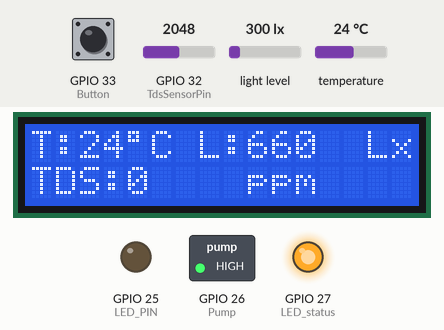
This program was run on a simulated ESP32. Shown: 16×2 character LCD, switched loads named in the program (green lamp = pin HIGH), output pins drawn as LEDs (lit = HIGH). Inputs (shaded band) come from the test bench; at power-on: temperature 24 °C, GPIO 32 (TdsSensorPin) = 2048, GPIO 33 (Button) HIGH, light level 300 lx. WiFi joins after 1.5 s; servers stay silent unless stated; the local clock reads 2024-03-15 10:24:30 at power-on unless the program sets it; what the program prints to the serial monitor is not drawn. At 19.4 s the program restarts the board; the recording ends there.

Above: at 3.2 s.
3.3 s: temperature set to 12 °C
At 5.8 s:
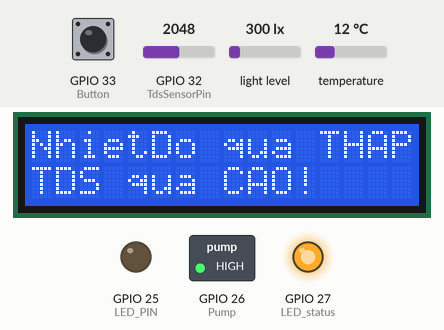
7.5 s: GPIO 32 (TdsSensorPin) set to 1228
At 9.0 s:
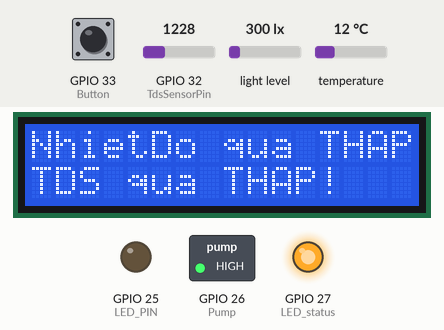
11.7 s: temperature set to 28 °C
At 13.1 s:
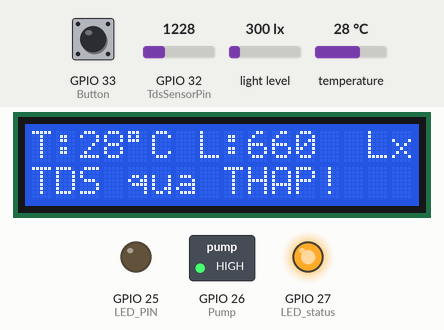
15.9 s: GPIO 33 (Button) pulled LOW for 3.2 s
At 19.17 s:
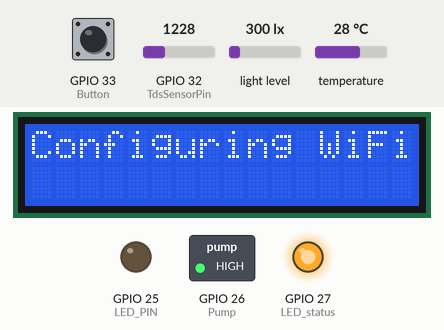
Timing chart, 0 to 19.4 s (numbered marks = the images above; inputs shaded):
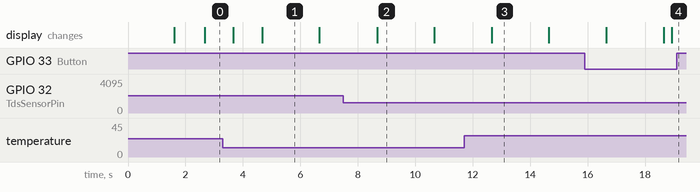

Measured:
- after the input at 3.3 s, the display: first changes after 0.37 s (image 1 shows a later state)
- after the input at 7.5 s, the display: changes after 1.2 s (image 2)
- after the input at 11.7 s, the display: changes after 0.97 s (image 3)
- after the input at 15.9 s, the display: first differs from a run without the input after 3.0 s (image 4)
- what the display in image 1 shows lasts 2.0 s, from 4.7 s to 6.7 s

The program:

main.cpp
```cpp
#define BLYNK_TEMPLATE_ID "TMPL6tsQEYh5R"
#define BLYNK_TEMPLATE_NAME "SmartHydroponics"
#define BLYNK_AUTH_TOKEN "1Gk9pz_X3QobbMETF3KLhchpeCupJxzG"

#include <Arduino.h>
#include <OneWire.h>
#include <DallasTemperature.h>
#include <BH1750.h>
#include <Wire.h>
#include <WiFi.h>
#include <WiFiManager.h>
#include <LiquidCrystal_I2C.h>
#include <BlynkSimpleEsp32.h>
#include <time.h>

#define NTP_SERVER  "pool.ntp.org"
#define UTC_OFFSET  (7 * 3600)   // GMT+7 cho Việt Nam
// =====================================================================
// --- CẤU HÌNH CHÂN (PIN DEFINITIONS) ---
// =====================================================================
#define TdsSensorPin  32
#define VREF          3.3
#define ADC_RES       4095.0
#define SCOUNT        30
#define LED_PIN       25
#define LED_status    27
#define Button        33
#define Pump          26
#define I2C_SDA       21
#define I2C_SCL       22
#define LIGHT_ON_HOUR   8    // Bật lúc 08:00
#define LIGHT_OFF_HOUR  16   // Tắt lúc 16:00 (4 giờ chiều)

// =====================================================================
// --- KHỞI TẠO ĐỐI TƯỢNG ---
// =====================================================================
WiFiManager wm;
const int oneWireBus = 4;
OneWire oneWire(oneWireBus);
DallasTemperature sensors(&oneWire);
BH1750 lightMeter;
LiquidCrystal_I2C lcd(0x27, 16, 2);
BlynkTimer timer;

// =====================================================================
// --- GIỚI HẠN CẢNH BÁO ---
// =====================================================================
const float MAX_TEMP = 29.0;
const float Min_TEMP = 22.0;
const int   MAX_TDS  = 1000;
const int   Min_TDS  = 600;
const float MIN_LUX  = 10000.0;
const float MAX_LUX  = 20000.0;

// =====================================================================
// --- BIẾN TRẠNG THÁI ---
// =====================================================================
bool  autoMode  = false;
bool  pumpState = false;
int   ledPwm    = 0;

// Buffer TDS
int   analogBuffer[SCOUNT];
int   analogBufferTemp[SCOUNT];
int   analogBufferIndex = 0;
float averageVoltage    = 0;
float tdsValue          = 0;
float temperature       = 0;
float luxValue          = 0;
float bu                = 0.02;
// Nút nhấn
unsigned long buttonPressStart = 0;
bool          buttonHolding    = false;

// Chu kỳ bơm tự động
bool          pumpRunning        = false;
unsigned long previousMillisPump = 0;
const long    intervalOn         = 10000UL;
const long    intervalOff        = 20000UL;

// Chống spam thông báo Blynk
unsigned long lastNotifyTime = 0;
const long    notifyInterval = 300000UL;

// Cache LCD
char prevHang0[17] = "";
char prevHang1[17] = "";
// Mode Auto/Manual
// =====================================================================
// --- THUẬT TOÁN LỌC TRUNG VỊ ---
// =====================================================================
int getMedianNum(int bArray[], int iFilterLen) {
  int bTab[SCOUNT];
  for (byte i = 0; i < iFilterLen; i++) bTab[i] = bArray[i];

  int bTemp;
  for (int j = 0; j < iFilterLen - 1; j++) {
    for (int i = 0; i < iFilterLen - j - 1; i++) {
      if (bTab[i] > bTab[i + 1]) {
        bTemp       = bTab[i];
        bTab[i]     = bTab[i + 1];
        bTab[i + 1] = bTemp;
      }
    }
  }
  if ((iFilterLen & 1) > 0)
    return bTab[(iFilterLen - 1) / 2];
  else
    return (bTab[iFilterLen / 2] + bTab[iFilterLen / 2 - 1]) / 2;
}

// =====================================================================
// --- TÍNH GIÁ TRỊ TDS ---
// =====================================================================
float tinhTDS(float voltage, float temp) {
  // Nếu cảm biến lỗi, giả định nước ở 25°C để giữ cho phép tính TDS ổn định
  if (temp == DEVICE_DISCONNECTED_C || temp <= 0) {
      temp = 25.0;
  }
  float compensationCoefficient = 1.0 + bu * (temp - 25.0);
  float compensationVoltage     = voltage / compensationCoefficient;
  float tds = (133.42 * pow(compensationVoltage, 3)
             - 255.86 * pow(compensationVoltage, 2)
             + 857.39 * compensationVoltage) * 0.5;
  return (tds < 0) ? 0 : tds;
}

// =====================================================================
// --- CẬP NHẬT TDS ---
// =====================================================================
void capnhatTDS() {
  static unsigned long analogSampleTimepoint = 0;
  if (millis() - analogSampleTimepoint > 40UL) {
    analogSampleTimepoint = millis();
    analogBuffer[analogBufferIndex] = analogRead(TdsSensorPin);
    analogBufferIndex++;
    if (analogBufferIndex == SCOUNT) analogBufferIndex = 0;
  }

  static unsigned long printTimepoint = 0;
  if (millis() - printTimepoint > 800UL) {
    printTimepoint = millis();
    for (int i = 0; i < SCOUNT; i++) analogBufferTemp[i] = analogBuffer[i];
    averageVoltage = getMedianNum(analogBufferTemp, SCOUNT) * VREF / ADC_RES;
    tdsValue       = tinhTDS(averageVoltage, temperature);
  }
}

// =====================================================================
// --- ĐIỀU KHIỂN BƠM TỰ ĐỘNG ---
// =====================================================================
void PumpAutoControl() {
  if (!autoMode) return;

  unsigned long currentMillis = millis();
  // Tính toán điều kiện môi trường an toàn
  bool envOK = (temperature >= Min_TEMP && temperature <= MAX_TEMP
                && tdsValue >= Min_TDS  && tdsValue <= MAX_TDS);

  if (pumpRunning) {
    // FIX: Nếu môi trường không còn an toàn HOẶC đã hết 10 giây thì dừng bơm ngay
    if (!envOK || (currentMillis - previousMillisPump >= intervalOn)) {
      pumpRunning        = false;
      pumpState          = false;
      previousMillisPump = currentMillis;
      digitalWrite(Pump, HIGH); // Tắt bơm

      if (!envOK) Serial.println("NGẮT KHẨN CẤP: Thông số vượt ngưỡng!");
      else Serial.println("Chu kỳ: TẮT BƠM (Hết 10s)");
      if (Blynk.connected()) Blynk.virtualWrite(V3, pumpState);
    }
  } else {
    // Chờ hết 20 giây nghỉ và môi trường phải OK mới được bật lại
    if (currentMillis - previousMillisPump >= intervalOff) {
      if (envOK) {
        pumpRunning        = true;
        pumpState          = true;
        previousMillisPump = currentMillis;
        digitalWrite(Pump, LOW); // Bật bơm
        Serial.println("Chu kỳ: BẬT BƠM");
        if (Blynk.connected()) Blynk.virtualWrite(V3, pumpState);
      }
    }
  }
}
// ==================== HÀM ĐỒNG BỘ HỜI GIAN ====================
void setupTime() {
  configTime(UTC_OFFSET, 0, NTP_SERVER);
  Serial.print("Đồng bộ NTP");

  unsigned long start = millis();
  while (time(nullptr) < 1577836800UL) {
    if (millis() - start >= 10000UL) {   // Timeout 10 giây
      Serial.println(" THẤT BẠI (sẽ thử lại sau)");
      return;
    }
    Serial.print(".");
    // Xử lý WiFi/yield trong lúc chờ, không block hệ thống
    yield();
    delay(200);  // ← vẫn cần delay nhỏ để NTP có thời gian phản hồi
  }
  Serial.println(" OK");
}
// ==================== HÀM KIỂM TRA KHUNG GIỜ ====================
bool isWithinSchedule() {
  time_t now = time(nullptr);
   // NTP chưa đồng bộ (time < năm 2020) → cho phép sáng mặc định
  if (now < 1577836800UL) {
    return true;
  }
  struct tm* t = localtime(&now);
  int hour = t->tm_hour;
  return (hour >= LIGHT_ON_HOUR && hour < LIGHT_OFF_HOUR);
}
// =====================================================================
// --- ĐIỀU CHỈNH ĐỘ SÁNG LED ---
// =====================================================================
void updateLedBrightness(float currentLux) {
  static int autoPwm = 0;
  const  int step    = 20;

  int pwmValue;
  // ── 1. Kiểm tra khung giờ ──────────────────────────
  if (autoMode && !isWithinSchedule()) {
    analogWrite(LED_PIN, 0);
    autoPwm = 0;
    if (Blynk.connected()) Blynk.virtualWrite(V4, 0);
    Serial.println("LED OFF: Ngoài khung giờ (Auto)");
    return;
  }
  // ── 2. Logic điều chỉnh độ sáng theo ánh sáng ──────
  if (autoMode) {
    if (currentLux < MIN_LUX) {
      autoPwm += step;
    } else if (currentLux > MAX_LUX) {
      autoPwm -= step;
    }
    autoPwm  = constrain(autoPwm, 0, 255);
    pwmValue = autoPwm;
    if (Blynk.connected()) Blynk.virtualWrite(V4, pwmValue);
  } else {
    autoPwm  = ledPwm; // Đồng bộ để khi chuyển Auto không bị giật
    pwmValue = ledPwm;
    if (Blynk.connected()) Blynk.virtualWrite(V4, pwmValue);
  }

  analogWrite(LED_PIN, pwmValue);
  Serial.printf("LED PWM: %d | Lux: %.0f (%s)\n",
                pwmValue, currentLux, autoMode ? "Auto" : "Manual");
}

// =====================================================================
// --- ĐIỀU KHIỂN THIẾT BỊ (TIMER 1.2 GIÂY) ---
// =====================================================================
void controlDevices() {
  PumpAutoControl();
  updateLedBrightness(luxValue);
}

// =====================================================================
// --- GỬI DỮ LIỆU LÊN BLYNK (TIMER 3 GIÂY) ---
// =====================================================================
void processAndSendData() {
  if (!Blynk.connected()) return;
   // Tự đồng bộ NTP nếu chưa có thời gian hợp lệ
  static bool ntpSynced = false;
  if (!ntpSynced && time(nullptr) > 1577836800UL) {
    ntpSynced = true;
    Serial.println("NTP đã đồng bộ thành công!");
  }
  if (!ntpSynced) {
    configTime(UTC_OFFSET, 0, NTP_SERVER); // Thử lại
  }
  // Gửi dữ liệu liên tục lên Blynk để vẽ biểu đồ
  Blynk.virtualWrite(V0, tdsValue);
  Blynk.virtualWrite(V1, temperature);
  Blynk.virtualWrite(V2, luxValue);
  Blynk.virtualWrite(V5, autoMode);

  Serial.printf("Data | Temp:%.1f°C TDS:%.0fppm Lux:%.0flx\n",
                temperature, tdsValue, luxValue);

  unsigned long currentMillis = millis();
  const unsigned long notifyInterval = 300000UL; // 5 phút khóa spam cho từng loại

  // Khai báo 3 biến mốc thời gian riêng biệt cho 3 cảm biến
  // Sử dụng từ khóa 'static' để biến không bị xóa sau khi thoát hàm
  static unsigned long lastTempNotify = 0;
  static unsigned long lastTdsNotify  = 0;
  static unsigned long lastLuxNotify  = 0;

  // -----------------------------------------------------------------
  // 1. KIỂM TRA NHIỆT ĐỘ (Chỉ kiểm tra nếu chưa từng báo hoặc đã hết 5 phút)
  // -----------------------------------------------------------------
  if (lastTempNotify == 0 || (currentMillis - lastTempNotify > notifyInterval)) {
    bool tempWarning = false;

    if (temperature > MAX_TEMP) {
      Blynk.logEvent("canh_bao_nhiet", "Cảnh báo: Nhiệt độ quá cao!");
      tempWarning = true;
    } else if (temperature < Min_TEMP) {
      Blynk.logEvent("canh_bao_nhiet", "Cảnh báo: Nhiệt độ quá thấp!");
      tempWarning = true;
    }

    if (tempWarning) {
      lastTempNotify = currentMillis; // Chỉ khóa riêng mục Nhiệt độ
    }
  }

  // -----------------------------------------------------------------
  // 2. KIỂM TRA TDS (Chạy hoàn toàn độc lập với Nhiệt độ)
  // -----------------------------------------------------------------
  if (lastTdsNotify == 0 || (currentMillis - lastTdsNotify > notifyInterval)) {
    bool tdsWarning = false;

    if (tdsValue > MAX_TDS) {
      Blynk.logEvent("canh_bao_tds", "Cảnh báo: TDS vượt ngưỡng!");
      tdsWarning = true;
    } else if (tdsValue < Min_TDS) {
      Blynk.logEvent("canh_bao_tds", "Cảnh báo: TDS quá thấp!");
      tdsWarning = true;
    }

    if (tdsWarning) {
      lastTdsNotify = currentMillis; // Chỉ khóa riêng mục TDS
    }
  }

  // -----------------------------------------------------------------
  // 3. KIỂM TRA ÁNH SÁNG (LUX)
  // -----------------------------------------------------------------
  if (lastLuxNotify == 0 || (currentMillis - lastLuxNotify > notifyInterval)) {
    bool luxWarning = false;

   if (isWithinSchedule()) {  // ← CHỈ cảnh báo lux khi đang trong khung giờ
    if (luxValue > MAX_LUX) {
      Blynk.logEvent("canh_bao_lux", "Cảnh báo: Ánh sáng vượt ngưỡng!");
      luxWarning = true;
    } else if (luxValue < MIN_LUX) {
      Blynk.logEvent("canh_bao_lux", "Cảnh báo: Ánh sáng quá thấp!");
      luxWarning = true;
    }
  }

    if (luxWarning) {
      lastLuxNotify = currentMillis; // Chỉ khóa riêng mục Ánh sáng
    }
  }
}

// =====================================================================
// --- NHẬN LỆNH TỪ BLYNK ---
// =====================================================================
BLYNK_WRITE(V3) {
  pumpState = param.asInt();
  if (!autoMode) {
    digitalWrite(Pump, pumpState ? LOW : HIGH);
    Serial.println(pumpState ? "Bơm: BẬT (thủ công)" : "Bơm: TẮT (thủ công)");
  }
}

BLYNK_WRITE(V4) {
  ledPwm = constrain(param.asInt(), 0, 255);
  if (!autoMode) {
    analogWrite(LED_PIN, ledPwm);
    Serial.printf("LED PWM (thủ công): %d\n", ledPwm);
  }
}

BLYNK_WRITE(V5) {
  autoMode = param.asInt();
  Serial.println(autoMode ? "Chế độ: TỰ ĐỘNG" : "Chế độ: THỦ CÔNG");
  if (!autoMode) {
    digitalWrite(Pump,   pumpState ? LOW : HIGH);
    analogWrite(LED_PIN, ledPwm);
  }
}

BLYNK_CONNECTED() {
  Serial.println("Đã kết nối Blynk! Đồng bộ trạng thái...");
  Blynk.syncVirtual(V3, V4, V5);
}

// =====================================================================
// --- HIỂN THỊ LCD ---
// =====================================================================
void displayLCD() {
  char h0[17], h1[17];
  bool showWarning = (millis() / 2000) % 2 == 0;

  // Hàng 0: Nhiệt độ & Lux
  if (temperature == DEVICE_DISCONNECTED_C) {
    snprintf(h0, sizeof(h0), "Loi cam bien T! ");
  } else if ((temperature > MAX_TEMP || temperature < Min_TEMP) && showWarning) {
    snprintf(h0, sizeof(h0), temperature > MAX_TEMP ? "NhietDo qua CAO!" : "NhietDo qua THAP");
  } else {
    snprintf(h0, sizeof(h0), "T:%-2d\xDF" "C L:%-5dLx ", (int)temperature, (int)luxValue);
  }

  // Hàng 1: TDS
  if ((tdsValue > MAX_TDS || tdsValue < Min_TDS) && showWarning) {
    snprintf(h1, sizeof(h1), tdsValue > MAX_TDS ? "TDS qua CAO!    " : "TDS qua THAP!   ");
  } else {
    snprintf(h1, sizeof(h1), "TDS:%-4d ppm    ", (int)tdsValue);
  }

  // Chỉ ghi khi thay đổi
  if (strcmp(h0, prevHang0) != 0) {
    lcd.setCursor(0, 0);
    lcd.print(h0);
    strncpy(prevHang0, h0, sizeof(prevHang0));
  }
  if (strcmp(h1, prevHang1) != 0) {
    lcd.setCursor(0, 1);
    lcd.print(h1);
    strncpy(prevHang1, h1, sizeof(prevHang1));
  }
}

// =====================================================================
// --- ĐỌC CẢM BIẾN & LCD (TIMER 1 GIÂY) ---
// =====================================================================
void docCamBienVaLCD() {
  /// 1. Đọc nhiệt độ (kết quả đã được yêu cầu từ 1 giây trước)
  temperature = sensors.getTempCByIndex(0);

  // 2. Yêu cầu cảm biến bắt đầu lấy mẫu mới cho 1 giây tiếp theo
  sensors.requestTemperatures();

  // 3. Đọc ánh sáng & Hiển thị
  luxValue = lightMeter.readLightLevel() * 2.2;
  displayLCD();
}

// =====================================================================
// --- SETUP ---
// =====================================================================
void setup() {
  Serial.begin(115200);

  pinMode(LED_PIN,      OUTPUT);
  pinMode(Pump,         OUTPUT);
  pinMode(LED_status,   OUTPUT);
  pinMode(Button,       INPUT_PULLUP);
  pinMode(TdsSensorPin, INPUT);


  digitalWrite(LED_PIN,    LOW);
  digitalWrite(Pump,       HIGH);
  digitalWrite(LED_status, LOW);

  Wire.begin(I2C_SDA, I2C_SCL);
  lcd.init();
  lcd.backlight();

  sensors.begin();
  sensors.setWaitForConversion(false);
  sensors.requestTemperatures(); // Request đầu tiên

  // --- Kết nối WiFi ---
  wm.setConfigPortalTimeout(60);
  lcd.setCursor(0, 0); lcd.print("Connecting WiFi.");
  wm.setAPCallback([](WiFiManager* wm) {
    lcd.clear();
    lcd.setCursor(0, 0); lcd.print("WiFi:ThuyCanh");
    lcd.setCursor(0, 1); lcd.print("Pass:12345678");
  });

  bool res = wm.autoConnect("ThuyCanh", "12345678");

  if (!res) {
    lcd.clear();
    lcd.setCursor(0, 0); lcd.print("Offline Mode!");
    lcd.setCursor(0, 1); lcd.print("No WiFi Connect.");
    Serial.println("Không có WiFi! Chuyển OFFLINE.");
    autoMode = true;
    for (int i = 0; i < 5; i++) {
      digitalWrite(LED_status, HIGH); delay(300);
      digitalWrite(LED_status, LOW);  delay(300);
    }
  } else {
    lcd.clear();
    lcd.setCursor(0, 0); lcd.print("WiFi Connected!");
    Serial.println("Đã kết nối WiFi! CHẾ ĐỘ ONLINE.");
    digitalWrite(LED_status, HIGH);
    setupTime();
  }

  // --- Khởi tạo BH1750 ---
  if (lightMeter.begin(BH1750::CONTINUOUS_HIGH_RES_MODE)) {
    Serial.println("BH1750 OK!");
  } else {
    Serial.println("Lỗi BH1750!");
  }

  // --- Cấu hình Blynk & Timer ---
  Blynk.config(BLYNK_AUTH_TOKEN);

  timer.setInterval(1000L,  docCamBienVaLCD);   // Đọc cảm biến & LCD
  timer.setInterval(1200L,  controlDevices);     // Điều khiển bơm & LED
  timer.setInterval(3000L,  processAndSendData); // Gửi Blynk
}

// =====================================================================
// --- LOOP ---
// =====================================================================
void loop() {
  // --- Xử lý nút nhấn (giữ 3 giây để reset WiFi) ---
  if (digitalRead(Button) == LOW) {
    if (!buttonHolding) {
      buttonHolding    = true;
      buttonPressStart = millis();
    } else if (millis() - buttonPressStart >= 3000) {
      buttonHolding = false;
      lcd.clear();
      lcd.setCursor(0, 0); lcd.print("Configuring WiFi");
      Serial.println("Reset WiFi!");
      wm.resetSettings();
      delay(500);
      ESP.restart();
    }
  } else {
    buttonHolding = false; // Nhả tay -> reset bộ đếm
  }
  // --- Xử lý WiFi & Blynk ---
  if (WiFi.status() == WL_CONNECTED) {
    digitalWrite(LED_status, HIGH);

    // Kết nối lại Blynk nếu bị mất
    if (!Blynk.connected()) {
      Blynk.connect(500); // Thử nhanh, không block lâu
    }
    if (Blynk.connected()) {
      Blynk.run();
    }
  } else {
    // Mất WiFi: chuyển offline
    digitalWrite(LED_status, LOW);
    if (!autoMode) {
      autoMode = true;
      Serial.println("Mất WiFi! Chuyển OFFLINE.");
      lcd.clear();
      lcd.setCursor(0, 0); lcd.print("WiFi Lost!");
      lcd.setCursor(0, 1); lcd.print("Auto Mode ON");
      memset(prevHang0, 0, sizeof(prevHang0));
      memset(prevHang1, 0, sizeof(prevHang1));
      delay(2000);
    }
  }
  // --- Cập nhật TDS ---
  capnhatTDS();
  // --- Timer ---
  timer.run();
  delay(10);
}
```
